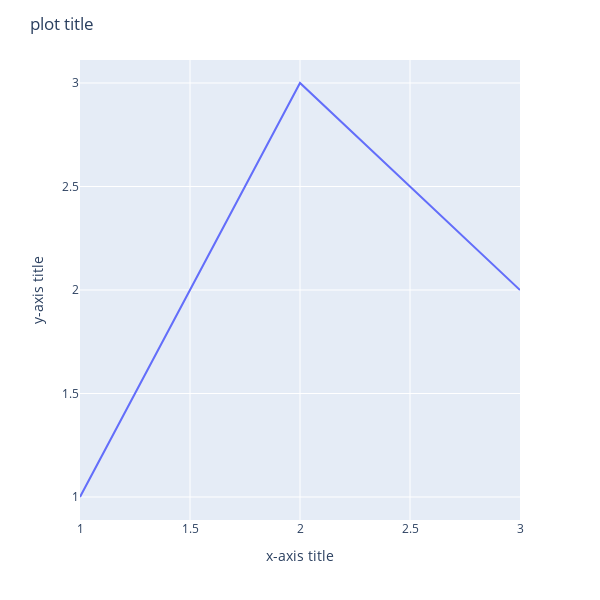

The notebook cell this image was saved under:
### Markdown cell above
## Setting image dimensions

### Code cell
# the plot dimensions, in pixels, can be set using the width and height keywords. 
fig.update_layout(width=600, height=600)

### Figure 1 — Plotly figure (JSON) as saved in the notebook; plotly's stock layout.template omitted (floating-point values rounded to 4 significant figures)
{"data": [{"hovertemplate": "x=%{x}<br>y=%{y}<extra></extra>", "legendgroup": "", "line": {"color": "#636efa", "dash": "solid"}, "marker": {"symbol": "circle"}, "mode": "lines", "name": "", "orientation": "v", "showlegend": false, "type": "scatter", "x": [1, 2, 3], "xaxis": "x", "y": [1, 3, 2], "yaxis": "y"}], "layout": {"height": 600, "legend": {"tracegroupgap": 0}, "margin": {"t": 60}, "showlegend": false, "title": {"text": "plot title"}, "width": 600, "xaxis": {"anchor": "y", "domain": [0, 1], "title": {"text": "x-axis title"}}, "yaxis": {"anchor": "x", "domain": [0, 1], "title": {"text": "y-axis title"}}}}
